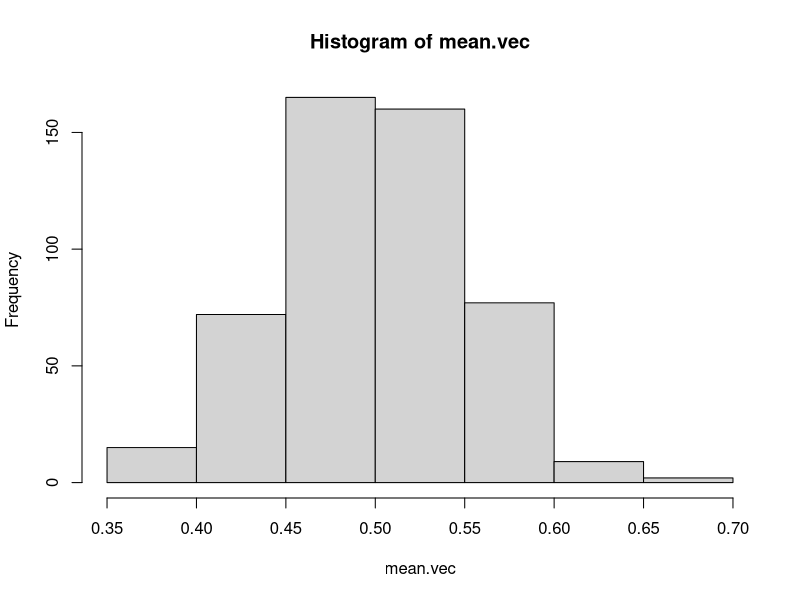

Reproduce this figure in R.
### CENTRAL LIMIT THEOREM ###

# Uniform dist.
n.samples <- 500 # no. of samples

n.obs <- 30 # no. of obs per sample
  
mean.vec <- numeric(n.samples) # empty vector to store means
  
for (i in 1:n.samples) {
  mean.vec[i] <- mean(runif(n.obs)) # store mean of each distribution
}

hist(mean.vec)  
mean(mean.vec)

# EXERCISE 1: Change sample size (n.obs)

# for n.obs = 30, mean = 0.499747
# for n.obs = 10, mean = 0.5052716
# for n.obs = 5, mean = 0.4986066
# for n.obs = 2, mean = 0.5126445

# Note: We used a large number of samples, so even a small sample size 
# gives us a reasonably good value for the mean

### UPLOADING, CLEANING AND ANALYSING A DATASET ###

setwd("C:/Users/Ayaan Dutt/OneDrive/Desktop/College/Statistical Models")

deer <- read.csv(file="deerdata.csv", na.strings = c("","  ", "NA", "na"))

names(deer) # column headings
head(deer) # initial values
tail(deer) # final values
str(deer) # column names and data types

# Extracting age data
deer$age
with(deer, age)
deer[,"age"]

# Body mass of young females
with(deer, deer[age<median(age, na.rm=T), "f.mass"])

# EXERCISE 2: Find body mass of young deer in two steps
young.deer <- subset(deer, age < median(deer$age, na.rm=T))
young.deer$f.mass

summary(deer)

# Cleaning data: Converting column types, dropping NA values, remove duplicates
deer$dom <- factor(deer$dom)
deer$resources <- factor(deer$resources)

# Checking for duplicate rows
which(duplicated(deer)=="TRUE")
which(duplicated(deer))
deer[duplicated(deer), ]

# Checking for NA values
which(complete.cases(deer)=="FALSE")
which(!complete.cases(deer))
deer[!complete.cases(deer), ]

# Removing NAs and duplicates
deer.new <- deer[!duplicated(deer), ] 
deer.new <- deer.new[complete.cases(deer.new), ]

# Which age values have NA? Using is.na 
which(is.na(deer$age))
which(!is.na(deer$age))

deer[!is.na(deer$age), ]

# Summary statistics
mean(deer.new$age)
median(deer.new$age)
sd(deer.new$age)
var(deer.new$age)

table(deer.new$resources)
with(deer.new, table(dom, resources))

# Mean mass according to dominance category. Using tapply()
with(deer.new, tapply(X = f.mass, INDEX = resources, FUN = mean))
mean(deer.new$f.mass)

